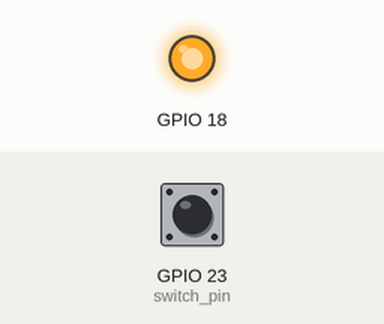
Bench run of a program on a simulated Raspberry Pi (BCM pin numbers). On the bench: output pins drawn as LEDs (lit = HIGH). Inputs (shaded band) come from the test bench; at power-on: GPIO 23 (switch_pin) HIGH.

Above: at 1.2 s.
1.3 s: GPIO 23 (switch_pin) pulled LOW for 0.15 s
At 1.9 s:
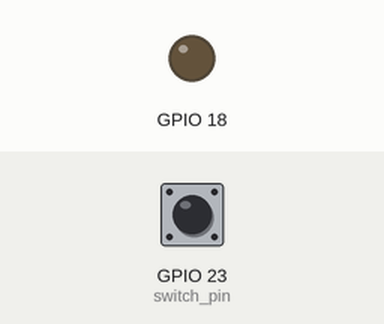
Timing chart, 0 to 4.3 s (numbered marks = the images above; inputs shaded):
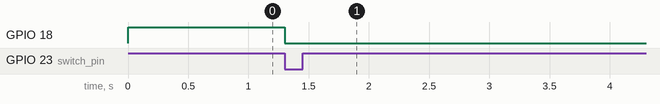

The program:

led_and_button.py
```python
import RPi.GPIO as GPIO
import time

GPIO.setmode(GPIO.BCM)

switch_pin = 23

GPIO.setup(18, GPIO.OUT)  #18 is output pin to LED
GPIO.setup(switch_pin, GPIO.IN, pull_up_down=GPIO.PUD_UP)


GPIO.output(18, True)

while True:
    if GPIO.input(switch_pin) == False:
        GPIO.output(18, False)
        time.sleep(0.2)
```

Measured:
- after the input at 1.3 s, GPIO 18: HIGH → LOW at once
